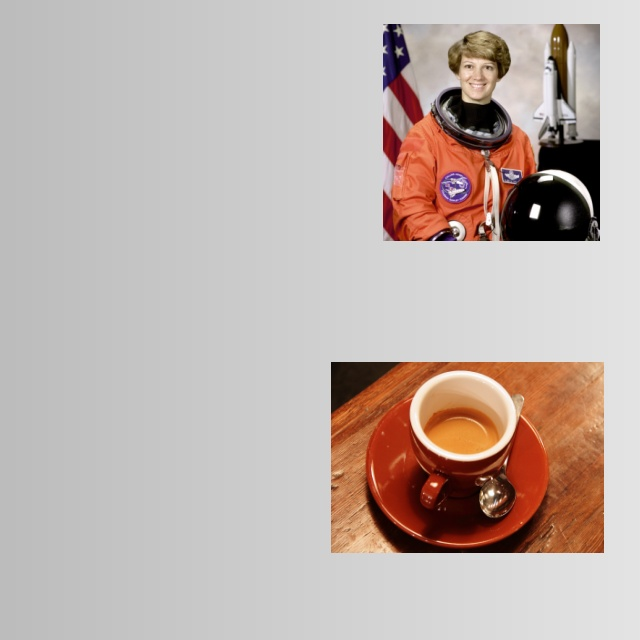
#> input picture assets/custom_yolo_dataset/images/train/train_01.jpg, 640 x 640 px
$ python -i lab1_images.py   (imports and definitions only)
#> lines starting #> are read from the running program, lines starting #| are printed output that depends on the picture; after the words box and inside, x2 and y2 are one past the last pixel; in counts of white or black regions, pixels touching at a corner belong together
#> further down, picture is the input picture: shape (640, 640, 3); mean B, G, R 172.5, 177.9, 191.3
### utils/cv_helpers.py
"""Shared OpenCV / Streamlit helper utilities for CSST106 laboratory modules."""

from __future__ import annotations

from pathlib import Path
from typing import Optional
import cv2
import numpy as np


# [18 lines left out: function load_bgr_image, not called in this run]


def bgr_to_rgb(img: np.ndarray) -> np.ndarray:
    """Convert BGR (or single-channel grayscale) image safely to RGB for Streamlit."""
    if img.ndim == 2:
        return cv2.cvtColor(img, cv2.COLOR_GRAY2RGB)
    return cv2.cvtColor(img, cv2.COLOR_BGR2RGB)


# [13 lines left out: functions to_uint8, compute_image_entropy, not called in this run]

### labs/lab1_images.py
"""Lab Activity 1: Introduction to Computer Vision & Image Manipulation."""

from __future__ import annotations

from pathlib import Path
from typing import Any, Dict, Tuple
import cv2
import numpy as np
import pandas as pd
import streamlit as st

from utils.cv_helpers import bgr_to_rgb, load_bgr_image

INTERPOLATION_MAP = {
    "INTER_LINEAR (Bilinear)": cv2.INTER_LINEAR,
    "INTER_NEAREST (Nearest Neighbor)": cv2.INTER_NEAREST,
    "INTER_CUBIC (Bicubic)": cv2.INTER_CUBIC,
    "INTER_AREA (Area Resampling)": cv2.INTER_AREA,
}

ROTATION_MODES = (
    "90° Clockwise",
    "180°",
    "270° Counterclockwise (90° CCW)",
    "Custom Angle",
)


def run_lab1_pipeline(
    img_bgr: np.ndarray,
    pixel_x: int = 120,
    pixel_y: int = 120,
    patch_size: int = 24,
    new_rgb: Tuple[int, int, int] = (255, 220, 0),
    crop_box: Tuple[int, int, int, int] = (20, 60, 400, 440),
    scale_pct: int = 50,
    interp_name: str = "INTER_LINEAR (Bilinear)",
    rot_mode: str = "90° Clockwise",
    custom_angle: float = 45.0,
) -> Dict[str, Any]:
    """Execute Part 1 and Part 2 image representation and manipulation tasks."""
#> called with pixel_x = 120, pixel_y = 120, patch_size = 24, new_rgb = (255, 220, 0), crop_box = (20, 60, 400, 440), scale_pct = 50, interp_name = 'INTER_LINEAR (Bilinear)', rot_mode = '90° Clockwise'
    h, w, c = img_bgr.shape
#> h = 640; w = 640; c = 3
    px = int(np.clip(pixel_x, 0, w - 1))
#> px = 120
    py = int(np.clip(pixel_y, 0, h - 1))
#> py = 120

    # Part 1: Color Spaces & Channel Splitting
    rgb_display = bgr_to_rgb(img_bgr)
    bgr_misinterpreted = img_bgr.copy()  # Raw BGR array displayed directly as RGB
    b_ch, g_ch, r_ch = cv2.split(img_bgr)
    zeros = np.zeros_like(b_ch)

    # Tinted channel visualizations (in RGB order for Streamlit)
    blue_tint_rgb = cv2.merge([zeros, zeros, b_ch])
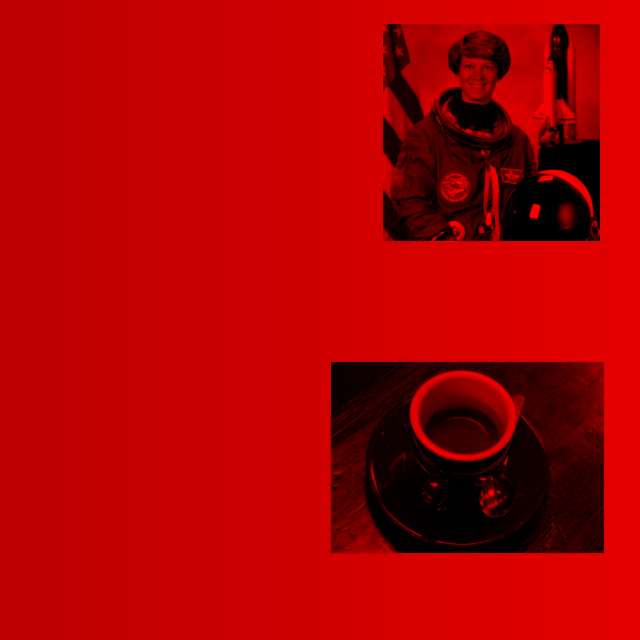
#> blue_tint_rgb: shape (640, 640, 3); mean of channels 0, 1, 2 0, 0, 172.5; drawn as B, G, R
    green_tint_rgb = cv2.merge([zeros, g_ch, zeros])
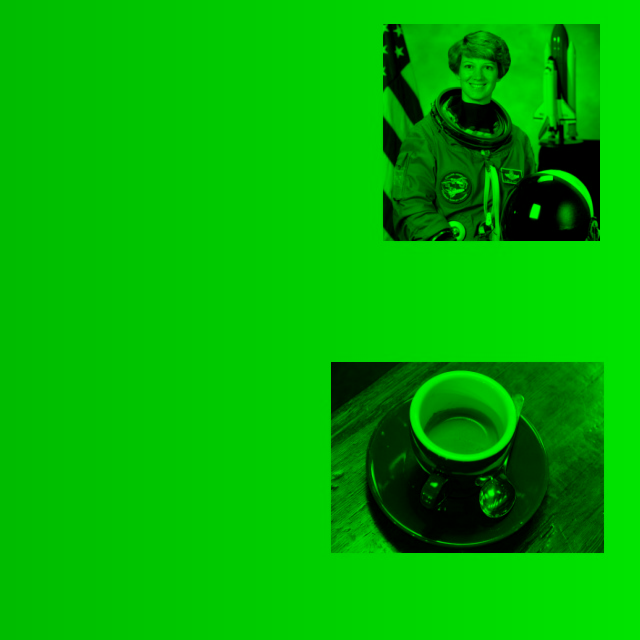
#> green_tint_rgb: shape (640, 640, 3); mean of channels 0, 1, 2 0, 177.9, 0; drawn as B, G, R
    red_tint_rgb = cv2.merge([r_ch, zeros, zeros])
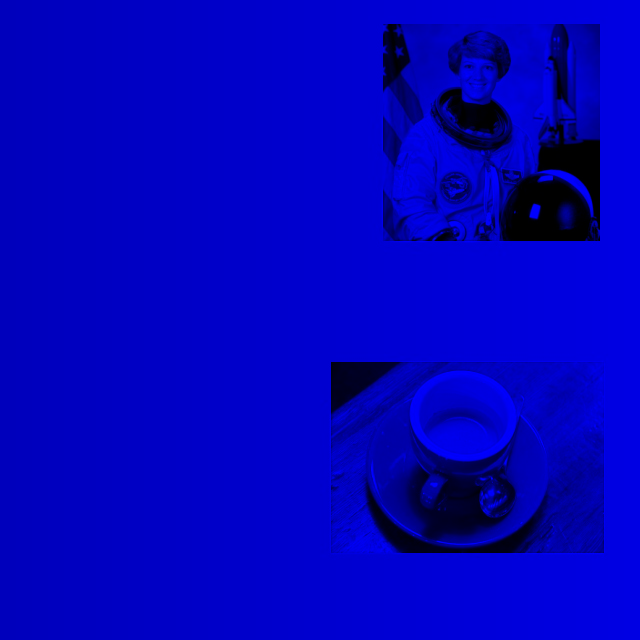
#> red_tint_rgb: shape (640, 640, 3); mean of channels 0, 1, 2 191.3, 0, 0; drawn as B, G, R

    gray = cv2.cvtColor(img_bgr, cv2.COLOR_BGR2GRAY)
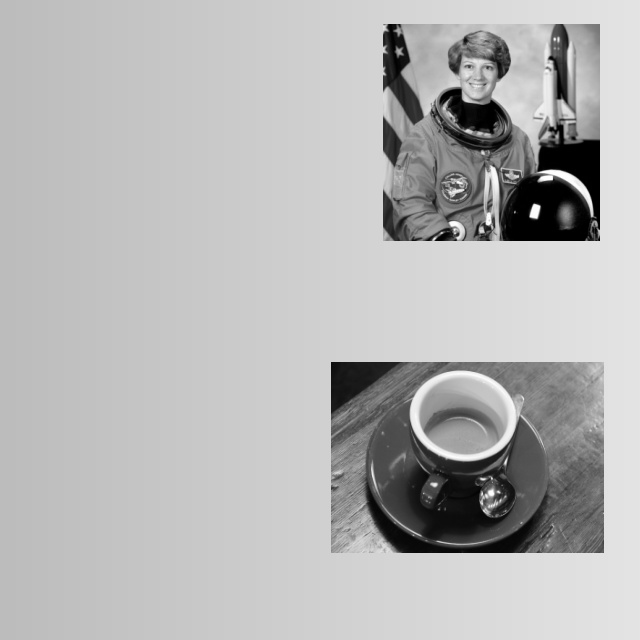
#> gray: shape (640, 640); min 0, max 255, mean 181.3

    # Interactive Pixel Explorer & Patch Modification
    bgr_val = [int(v) for v in img_bgr[py, px]]
#> bgr_val = [195, 195, 195]
    rgb_val = [bgr_val[2], bgr_val[1], bgr_val[0]]
#> rgb_val = [195, 195, 195]
    gray_val = int(gray[py, px])
#> gray_val = 195

    modified_bgr = img_bgr.copy()
    half = max(1, patch_size // 2)
    y_min, y_max = max(0, py - half), min(h, py + half + 1)
#> y_min = 108; y_max = 133
    x_min, x_max = max(0, px - half), min(w, px + half + 1)
#> x_min = 108; x_max = 133
    new_bgr = (int(new_rgb[2]), int(new_rgb[1]), int(new_rgb[0]))
    modified_bgr[y_min:y_max, x_min:x_max] = new_bgr
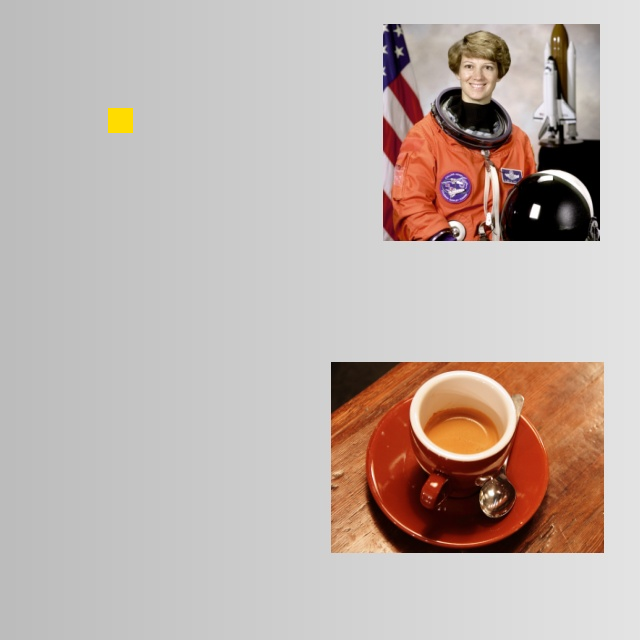
#> modified_bgr: shape (640, 640, 3); 0.15% of pixels changed, all inside (x1, y1, x2, y2) = (108, 108, 133, 133)

    # Crosshair marker on inspected preview
    inspected_preview = modified_bgr.copy()
    cv2.drawMarker(
        inspected_preview,
        (px, py),
        (255, 255, 255),
        markerType=cv2.MARKER_CROSS,
        markerSize=18,
        thickness=2,
    )
#> inspected_preview: shape (640, 640, 3); 0.03% of pixels changed, all inside (x1, y1, x2, y2) = (110, 110, 131, 131)

    # Part 2: Cropping, Resizing, Rotation
    x1, y1, x2, y2 = crop_box
    x1, x2 = sorted((int(np.clip(x1, 0, w - 1)), int(np.clip(x2, 1, w))))
#> x1 = 20; x2 = 400
    y1, y2 = sorted((int(np.clip(y1, 0, h - 1)), int(np.clip(y2, 1, h))))
#> y1 = 60; y2 = 440
    if x2 <= x1:
        x2 = min(w, x1 + 1)
    if y2 <= y1:
        y2 = min(h, y1 + 1)
    cropped_bgr = img_bgr[y1:y2, x1:x2].copy()

    roi_overlay_bgr = img_bgr.copy()
    cv2.rectangle(roi_overlay_bgr, (x1, y1), (x2, y2), (0, 255, 255), 3)
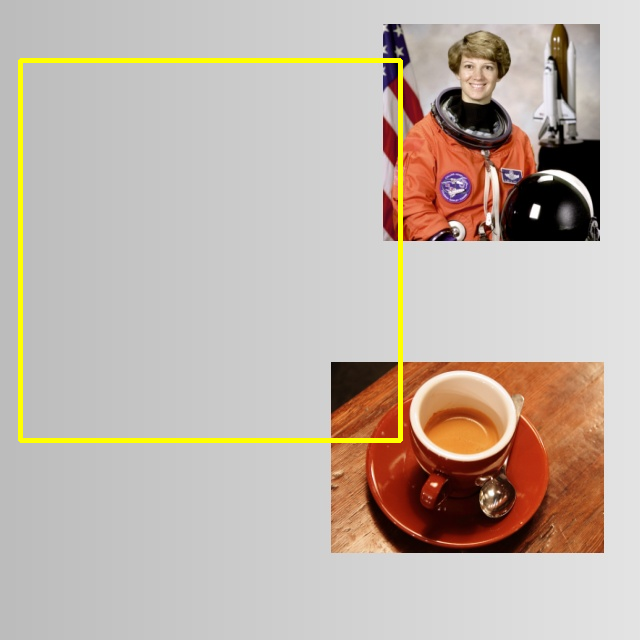
#> roi_overlay_bgr: shape (640, 640, 3); 1.85% of pixels changed, all inside (x1, y1, x2, y2) = (18, 58, 403, 443)

    interp_flag = INTERPOLATION_MAP.get(interp_name, cv2.INTER_LINEAR)
    new_w = max(1, int(round(w * scale_pct / 100.0)))
#> new_w = 320
    new_h = max(1, int(round(h * scale_pct / 100.0)))
#> new_h = 320
    resized_bgr = cv2.resize(img_bgr, (new_w, new_h), interpolation=interp_flag)

    if rot_mode == "90° Clockwise":
        rotated_bgr = cv2.rotate(img_bgr, cv2.ROTATE_90_CLOCKWISE)
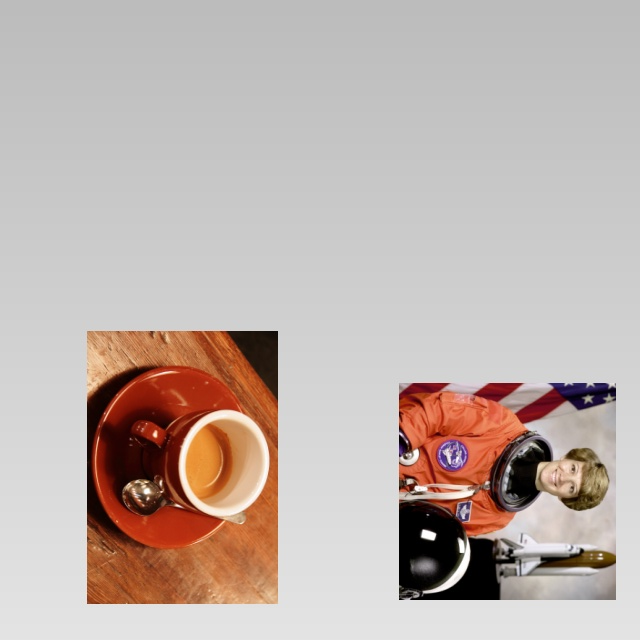
#> rotated_bgr: shape (640, 640, 3); mean B, G, R 172.5, 177.9, 191.3
    elif rot_mode == "180°":
        rotated_bgr = cv2.rotate(img_bgr, cv2.ROTATE_180)
    elif rot_mode == "270° Counterclockwise (90° CCW)":
        rotated_bgr = cv2.rotate(img_bgr, cv2.ROTATE_90_COUNTERCLOCKWISE)
    else:
        center = (w / 2.0, h / 2.0)
        rot_matrix = cv2.getRotationMatrix2D(center, float(custom_angle), 1.0)
        rotated_bgr = cv2.warpAffine(
            img_bgr, rot_matrix, (w, h), flags=cv2.INTER_LINEAR, borderValue=(24, 24, 24)
        )

    return {
        "shape": (h, w, c),
        "dtype": str(img_bgr.dtype),
        "rgb_display": rgb_display,
        "bgr_misinterpreted": bgr_misinterpreted,
        "blue_gray": b_ch,
        "green_gray": g_ch,
        "red_gray": r_ch,
        "blue_tint_rgb": blue_tint_rgb,
        "green_tint_rgb": green_tint_rgb,
        "red_tint_rgb": red_tint_rgb,
        "gray": gray,
        "pixel_coords": (px, py),
        "bgr_val": bgr_val,
        "rgb_val": rgb_val,
        "gray_val": gray_val,
        "modified_rgb": bgr_to_rgb(inspected_preview),
        "roi_overlay_rgb": bgr_to_rgb(roi_overlay_bgr),
        "cropped_rgb": bgr_to_rgb(cropped_bgr),
        "cropped_shape": cropped_bgr.shape,
        "resized_rgb": bgr_to_rgb(resized_bgr),
        "resized_shape": resized_bgr.shape,
        "rotated_rgb": bgr_to_rgb(rotated_bgr),
        "rotated_shape": rotated_bgr.shape,
        "crop_box": (x1, y1, x2, y2),
    }


# [171 lines left out: function render, not called in this run]

>>> import cv2
>>> picture = cv2.imread('../assets/custom_yolo_dataset/images/train/train_01.jpg')
>>> result = run_lab1_pipeline(picture)
#> result = 24 items

$ run again, on assets/custom_yolo_dataset/images/train/train_02.jpg
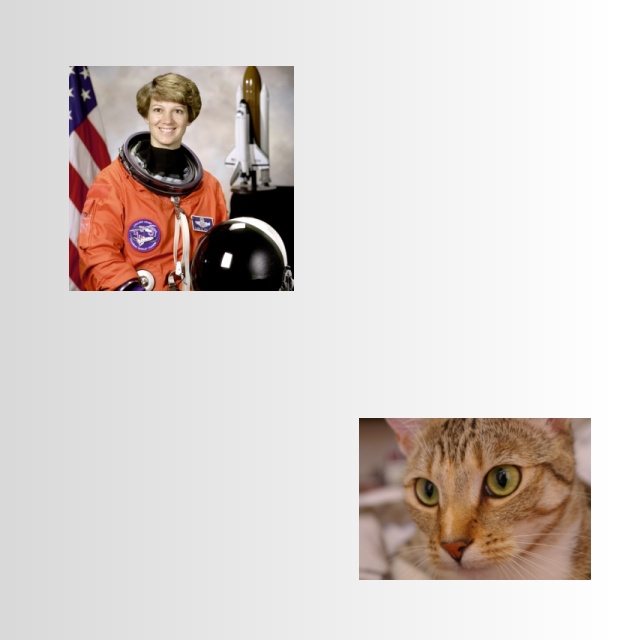
#> input picture assets/custom_yolo_dataset/images/train/train_02.jpg, 640 x 640 px
#> picture is the input picture: shape (640, 640, 3); mean B, G, R 205.6, 209, 216.8
#> in run_lab1_pipeline, `gray = cv2.cvtColor(img_bgr, cv2.COLOR_BGR2GRAY)`:
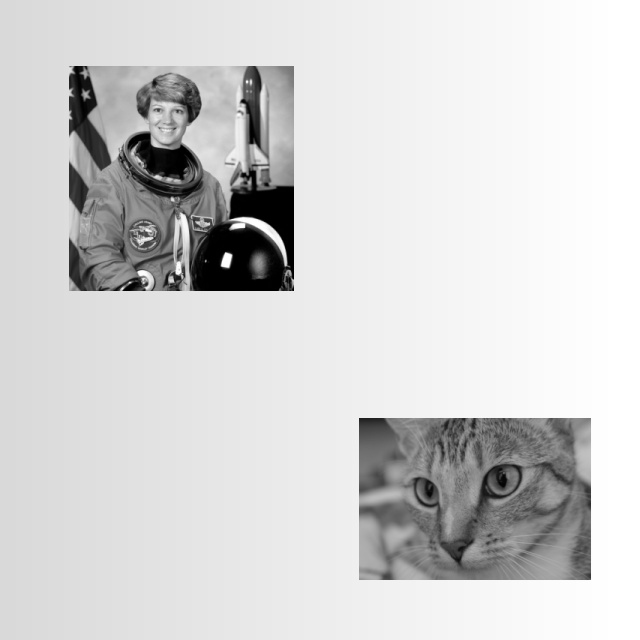
#> gray: shape (640, 640); min 0, max 255, mean 211
#> bgr_val = [176, 181, 190]
#> rgb_val = [190, 181, 176]
#> gray_val = 183
#> modified_bgr: shape (640, 640, 3); 0.15% of pixels changed, all inside (x1, y1, x2, y2) = (108, 108, 133, 133)
#> inspected_preview: shape (640, 640, 3); mean B, G, R 205.4, 209.1, 216.9
#> roi_overlay_bgr: shape (640, 640, 3); 1.85% of pixels changed, all inside (x1, y1, x2, y2) = (18, 58, 403, 443)
#> in run_lab1_pipeline, `rotated_bgr = cv2.rotate(img_bgr, cv2.ROTATE_90_CLOCKWISE)`:
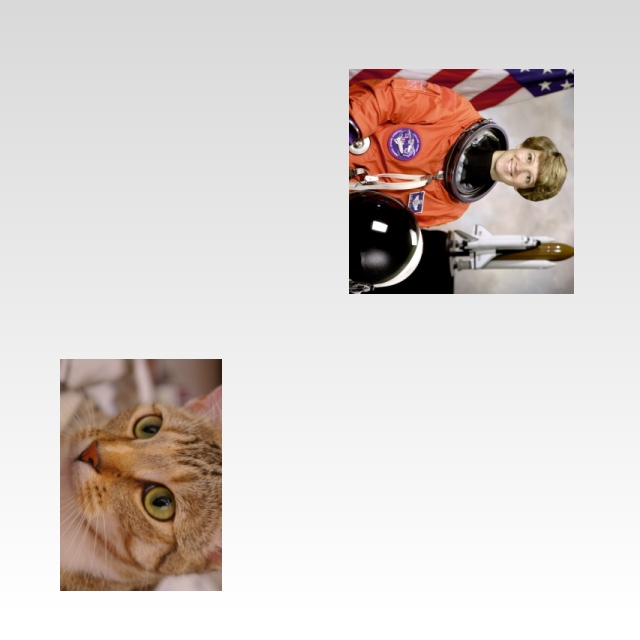
#> rotated_bgr: shape (640, 640, 3); mean B, G, R 205.6, 209, 216.8
#> result = 24 items

$ run again, on assets/custom_yolo_dataset/images/train/train_03.jpg
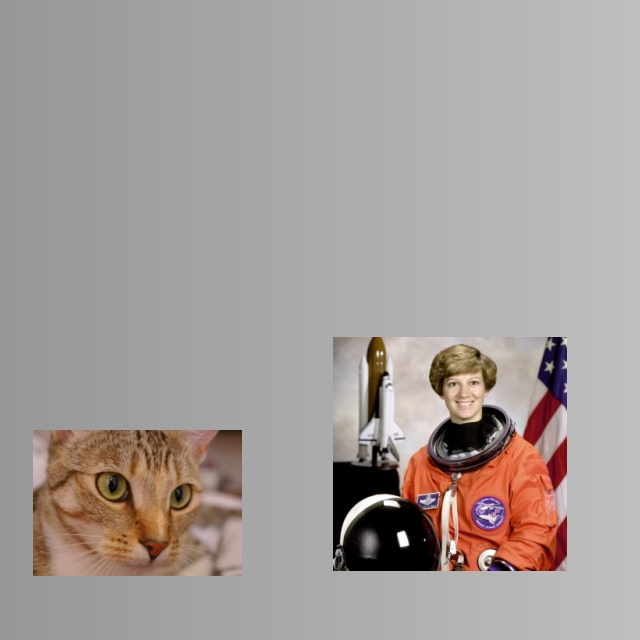
#> input picture assets/custom_yolo_dataset/images/train/train_03.jpg, 640 x 640 px
#> picture is the input picture: shape (640, 640, 3); mean B, G, R 154.1, 157.2, 164.7
#> in run_lab1_pipeline, `gray = cv2.cvtColor(img_bgr, cv2.COLOR_BGR2GRAY)`:
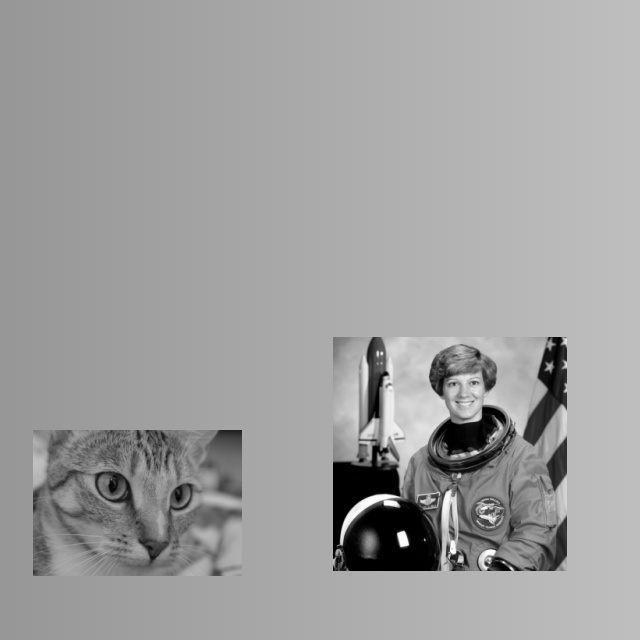
#> gray: shape (640, 640); min 0, max 255, mean 159.1
#> bgr_val = [158, 158, 158]
#> gray_val = 158
#> modified_bgr: shape (640, 640, 3); 0.15% of pixels changed, all inside (x1, y1, x2, y2) = (108, 108, 133, 133)
#> inspected_preview: shape (640, 640, 3); mean B, G, R 154, 157.3, 164.8
#> roi_overlay_bgr: shape (640, 640, 3); 1.85% of pixels changed, all inside (x1, y1, x2, y2) = (18, 58, 403, 443)
#> in run_lab1_pipeline, `rotated_bgr = cv2.rotate(img_bgr, cv2.ROTATE_90_CLOCKWISE)`:
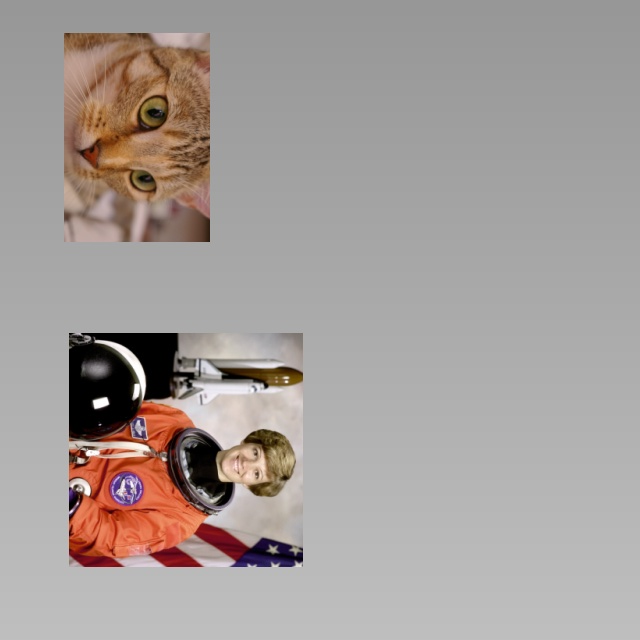
#> rotated_bgr: shape (640, 640, 3); mean B, G, R 154.1, 157.2, 164.7
#> result = 24 items

$ run again, on assets/custom_yolo_dataset/images/train/train_04.jpg
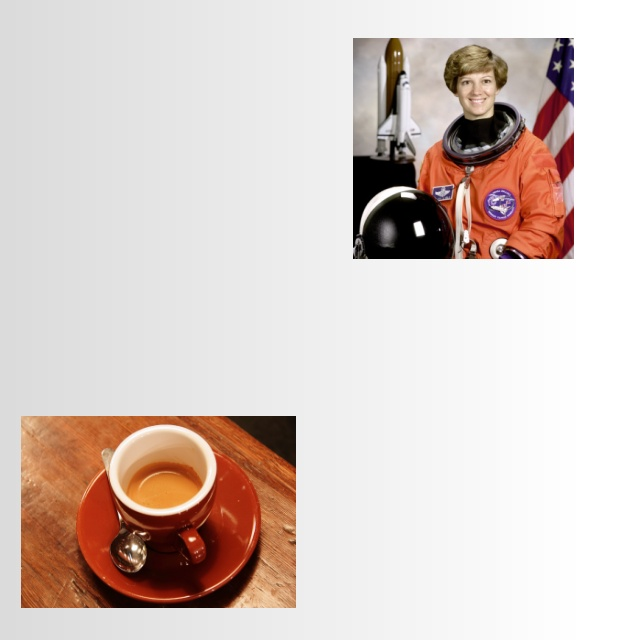
#> input picture assets/custom_yolo_dataset/images/train/train_04.jpg, 640 x 640 px
#> picture is the input picture: shape (640, 640, 3); mean B, G, R 197.5, 203.1, 216.7
#> bgr_val = [226, 226, 226]
#> gray_val = 226
#> modified_bgr: shape (640, 640, 3); 0.15% of pixels changed, all inside (x1, y1, x2, y2) = (108, 108, 133, 133)
#> inspected_preview: shape (640, 640, 3); mean B, G, R 197.3, 203.1, 216.7
#> roi_overlay_bgr: shape (640, 640, 3); 1.85% of pixels changed, all inside (x1, y1, x2, y2) = (18, 58, 403, 443)
#> in run_lab1_pipeline, `rotated_bgr = cv2.rotate(img_bgr, cv2.ROTATE_90_CLOCKWISE)`:
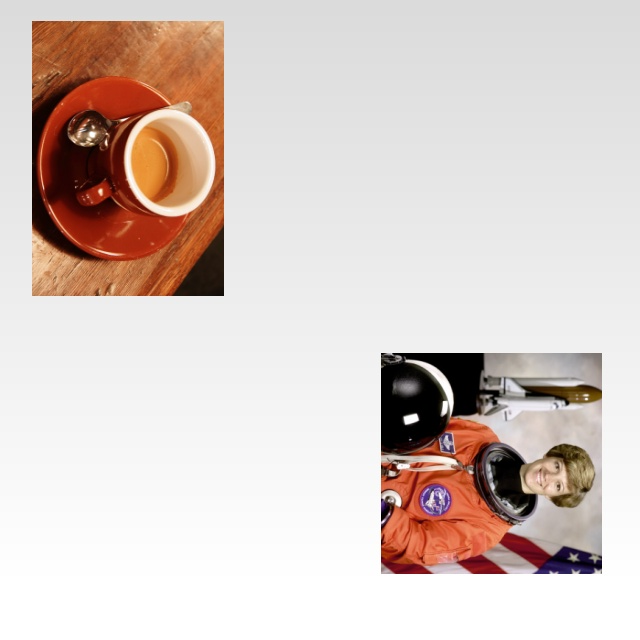
#> rotated_bgr: shape (640, 640, 3); mean B, G, R 197.5, 203.1, 216.7
#> result = 24 items
